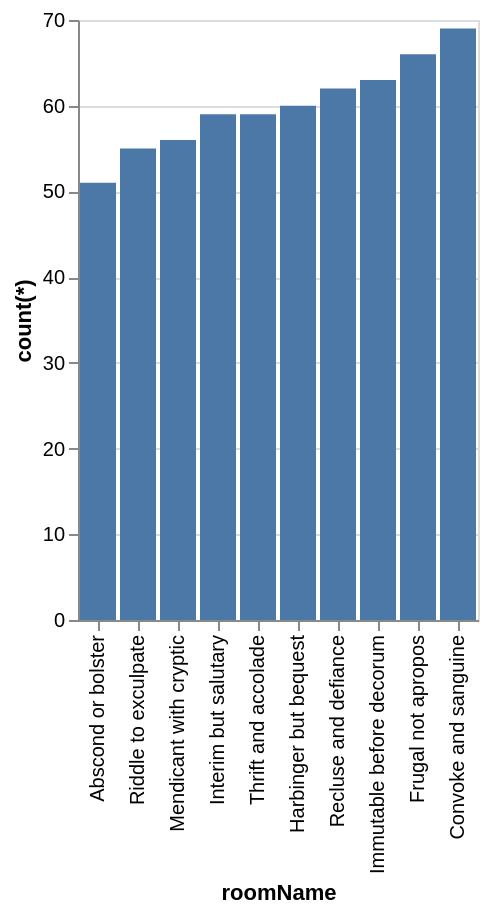

Write a Vega-Lite specification for this figure.
### Vega-Lite specification from a JSON file in a GitHub repository (floating-point values rounded to 4 significant figures)
{"data": {"values": [{"x_data": "Abscond or bolster", "y_data": 51}, {"x_data": "Riddle to exculpate", "y_data": 55}, {"x_data": "Mendicant with cryptic", "y_data": 56}, {"x_data": "Interim but salutary", "y_data": 59}, {"x_data": "Thrift and accolade", "y_data": 59}, {"x_data": "Harbinger but bequest", "y_data": 60}, {"x_data": "Recluse and defiance", "y_data": 62}, {"x_data": "Immutable before decorum", "y_data": 63}, {"x_data": "Frugal not apropos", "y_data": 66}, {"x_data": "Convoke and sanguine", "y_data": 69}]}, "mark": "bar", "encoding": {"x": {"field": "x_data", "type": "nominal", "title": "roomName", "sort": {"op": "sum", "field": "y_data", "order": "ascending"}}, "y": {"field": "y_data", "type": "quantitative", "title": "count(*)"}}}
